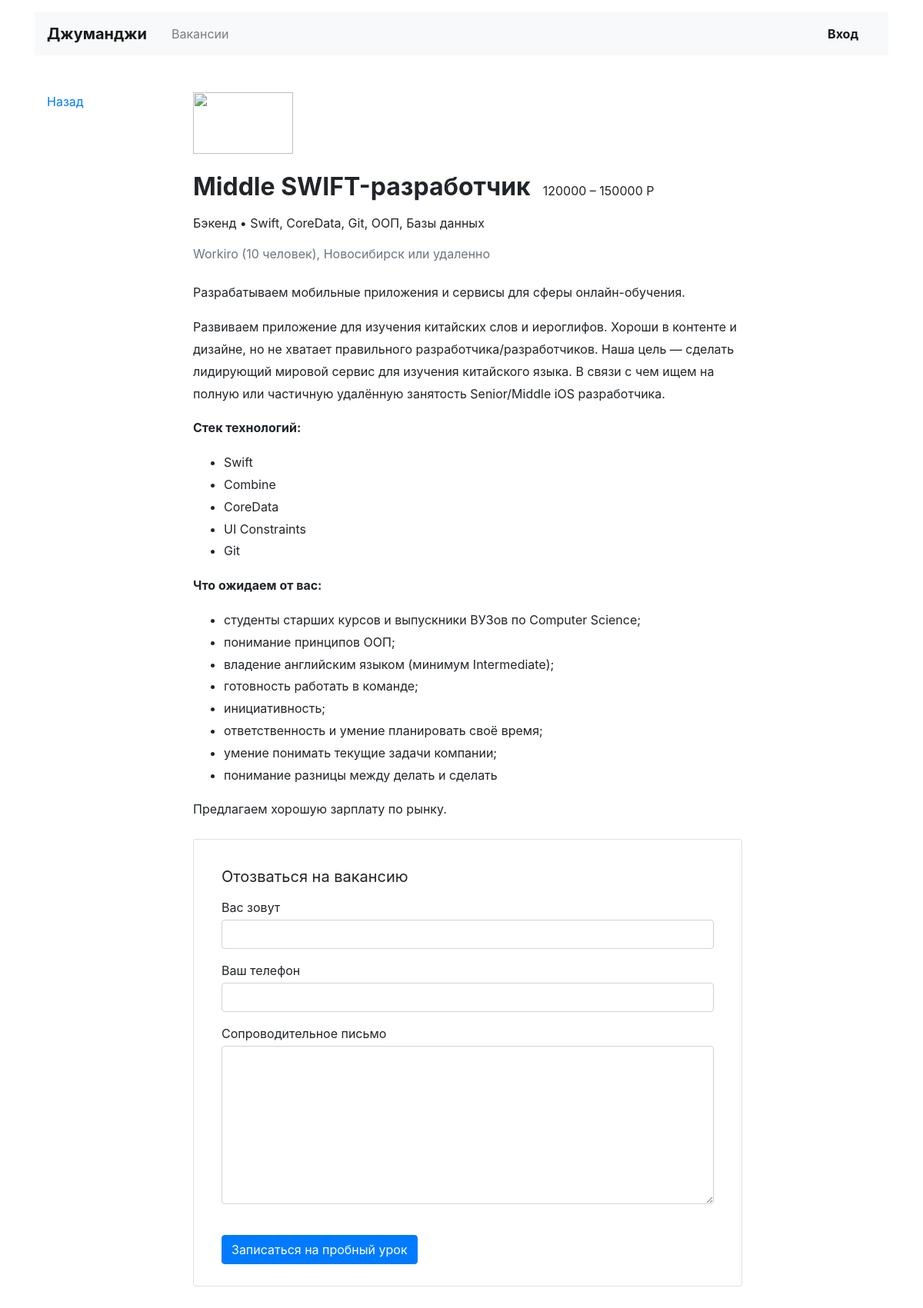
The page /vacancies/3 on the database its author committed.
### vacancies/models.py (models this page shows)
class Vacancy(models.Model):
    title = models.CharField(max_length=64)
    specialty = models.ForeignKey(Specialty, on_delete=models.CASCADE, related_name="vacancies")
    company = models.ForeignKey(Company, on_delete=models.CASCADE, related_name="vacancies")
    skills = models.CharField(max_length=64)
    description = models.TextField()
    salary_min = models.IntegerField()
    salary_max = models.IntegerField()
    published_at = models.DateField()

class Specialty(models.Model):
    code = models.CharField(max_length=64)
    title = models.CharField(max_length=64)
    picture = models.URLField(default='https://place-hold.it/100x60')

class Company(models.Model):
    name = models.CharField(max_length=64)
    location = models.CharField(max_length=64)
    logo = models.URLField(default='https://place-hold.it/100x60')
    description = models.TextField()
    employee_count = models.IntegerField()

### vacancies/views.py (the view)
# urls.py: path('vacancies/<int:vacansy_id>', views.VacancyView.as_view()),
class VacancyView(TemplateView):
    template_name = 'vacancy.html'
    def get_context_data(self, vacansy_id, **kwargs):
        vacansy = get_object_or_404(Vacancy, id=vacansy_id)
        return {
            'vacansy': vacansy,
        }

### vacancies/templates/vacancy.html
{% extends 'base.html' %}
{% block content %}
  <main class="container mt-3 pb-5">
    <div class="row mt-5">
      <div class="col-12 col-lg-2">
        <div class="pl-3 mb-5">
          <p><a href="#">Назад</a></p>
        </div>
      </div>
      <div class="col-12 col-lg-8">
        <section class="pl-3">
          <a href="#"><img src="https://place-hold.it/130x80" width="130" height="80" alt=""></a>
          <div class="d-flex align-items-baseline align-content-baseline">
            <h1 class="h2 mt-4 font-weight-bold" >{{ vacansy.title }}</h1>
            <p class="m-0 pl-3">{{ vacansy.salary_min }} – {{ vacansy.salary_max }} Р</p>
          </div>
          <p class="mt-2">{{ vacansy.specialty.title }} • {{ vacansy.skills }}</p>
          <p class="text-muted mb-4">{{ vacansy.company.name|capfirst }} ({{ vacansy.company.employee_count }} человек), {{ vacansy.company.location }} или удаленно</p>
          <div style="line-height: 1.8;">
            <p>{{ vacansy.company.description }}</p>
              {{ vacansy.description|safe }}
          </div>
          <form action="/echo" class="card mt-4 mb-3" enctype="multipart/form-data">
            <div class="card-body mx-3">
              <p class="h5 mt-3 font-weight-normal">Отозваться на вакансию</p>
              <div class="form-group">
                <label class="mb-1 mt-2" for="userName">Вас зовут</label>
                <input class="form-control" type="text" placeholder="" id="userName">
              </div>
              <div class="form-group">
                <label class="mb-1" for="userPhone">Ваш телефон</label>
                <input class="form-control" type="tel" placeholder="" id="userPhone">
              </div>
              <div class="form-group">
                <label class="mb-1" for="userMsg" >Сопроводительное письмо</label>
                <textarea class="form-control" rows="8" id="userMsg"></textarea>
              </div>
              <input type="submit" class="btn btn-primary mt-4 mb-2" value="Записаться на пробный урок">
            </div>
          </form>
        </section>
      </div>
    </div>
  </main>
{% endblock %}

### rows shown on the page
Vacancy: title "Middle SWIFT-разработчик", salary_min "120000", salary_max "150000", specialty "Бэкенд", skills "Swift, CoreData, Git, ООП, Базы данных", company.name "Workiro", company.employee_count "10", company.location "Новосибирск", company.description "Разрабатываем мобильные приложения и сервисы для сферы онлайн-обучения.", description "Развиваем приложение для изучения китайских слов и иероглифов. Хороши в контенте и дизайне, но не хватает правильного разработчика/разработчиков. Наша цель — сделать лидирующий мировой сервис для изучения китайского языка. В связи с чем ищем на полную или частичную удалённую занятость Senior/Middle iOS разработчика. Стек технологий: Swift Combine CoreData UI Constraints Git Что ожидаем от вас: студенты старших курсов и выпускники ВУЗов по Computer Science; понимание принципов ООП; владение английским языком (минимум Intermediate); готовность работать в команде; инициативность; ответственность и умение планировать своё время; умение понимать текущие задачи компании; понимание разницы между…"
